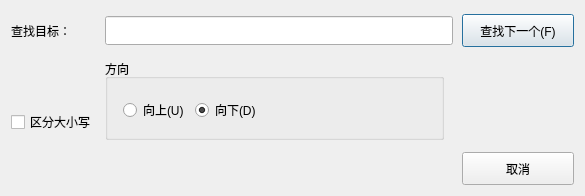
<?xml version="1.0" encoding="UTF-8"?>
<ui version="4.0">
 <class>FindDialog</class>
 <widget class="QDialog" name="FindDialog">
  <property name="geometry">
   <rect>
    <x>0</x>
    <y>0</y>
    <width>585</width>
    <height>196</height>
   </rect>
  </property>
  <property name="minimumSize">
   <size>
    <width>585</width>
    <height>196</height>
   </size>
  </property>
  <property name="maximumSize">
   <size>
    <width>585</width>
    <height>196</height>
   </size>
  </property>
  <property name="windowTitle">
   <string>查找</string>
  </property>
  <property name="windowIcon">
   <iconset resource="resources.qrc">
    <normaloff>:/icons/find.svg</normaloff>:/icons/find.svg</iconset>
  </property>
  <property name="windowModality">
   <enum>Qt::NonModal</enum>
  </property>
  <layout class="QGridLayout" name="gridLayout">
   <property name="leftMargin">
    <number>11</number>
   </property>
   <property name="topMargin">
    <number>14</number>
   </property>
   <property name="rightMargin">
    <number>11</number>
   </property>
   <property name="bottomMargin">
    <number>11</number>
   </property>
   <property name="horizontalSpacing">
    <number>9</number>
   </property>
   <property name="verticalSpacing">
    <number>12</number>
   </property>
   <item row="0" column="0">
    <widget class="QLabel" name="searchLabel">
     <property name="text">
      <string>查找目标：</string>
     </property>
    </widget>
   </item>
   <item row="0" column="1" colspan="2">
    <widget class="QLineEdit" name="searchLineEdit">
     <property name="minimumSize">
      <size>
       <width>300</width>
       <height>29</height>
      </size>
     </property>
    </widget>
   </item>
   <item row="0" column="3">
    <widget class="QPushButton" name="findButton">
     <property name="minimumSize">
      <size>
       <width>112</width>
       <height>33</height>
      </size>
     </property>
     <property name="text">
      <string>查找下一个(F)</string>
     </property>
     <property name="default">
      <bool>true</bool>
     </property>
    </widget>
   </item>
   <item row="1" column="0" rowspan="2">
    <widget class="QCheckBox" name="caseSensitiveCheckBox">
     <property name="text">
      <string>区分大小写</string>
     </property>
    </widget>
   </item>
   <item row="1" column="1">
    <widget class="QGroupBox" name="directionGroupBox">
     <property name="title">
      <string>方向</string>
     </property>
     <layout class="QHBoxLayout" name="directionLayout">
      <property name="leftMargin">
       <number>15</number>
      </property>
      <property name="topMargin">
       <number>12</number>
      </property>
      <property name="rightMargin">
       <number>13</number>
      </property>
      <property name="bottomMargin">
       <number>8</number>
      </property>
      <item>
       <widget class="QRadioButton" name="backwardRadioButton">
        <property name="text">
         <string>向上(U)</string>
        </property>
       </widget>
      </item>
      <item>
       <widget class="QRadioButton" name="forwardRadioButton">
        <property name="text">
         <string>向下(D)</string>
        </property>
        <property name="checked">
         <bool>true</bool>
        </property>
       </widget>
      </item>
      <item>
       <spacer name="directionSpacer">
        <property name="orientation">
         <enum>Qt::Horizontal</enum>
        </property>
        <property name="sizeHint" stdset="0">
         <size>
          <width>15</width>
          <height>20</height>
         </size>
        </property>
       </spacer>
      </item>
     </layout>
    </widget>
   </item>
   <item row="2" column="3">
    <widget class="QPushButton" name="cancelButton">
     <property name="minimumSize">
      <size>
       <width>112</width>
       <height>33</height>
      </size>
     </property>
     <property name="text">
      <string>取消</string>
     </property>
    </widget>
   </item>
  </layout>
 </widget>
 <resources>
  <include location="resources.qrc"/>
 </resources>
 <connections/>
</ui>
